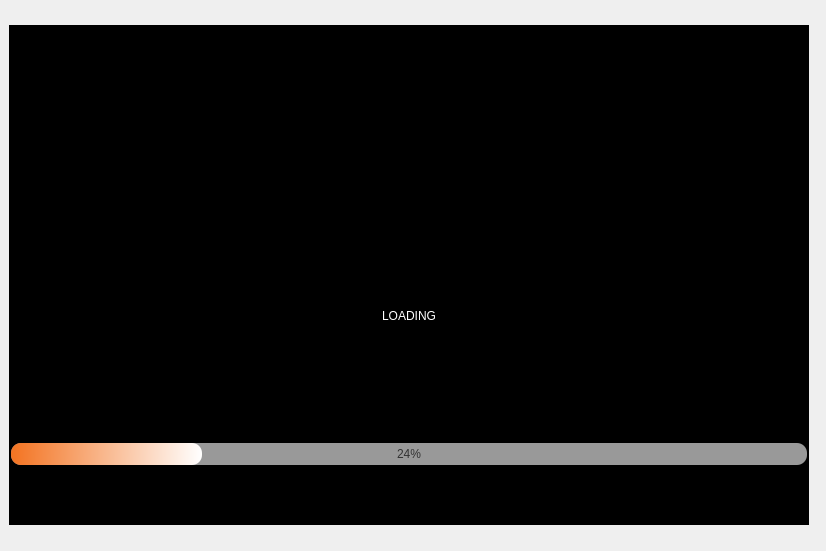
<?xml version="1.0" encoding="UTF-8"?>
<ui version="4.0">
 <class>test</class>
 <widget class="QMainWindow" name="test">
  <property name="geometry">
   <rect>
    <x>0</x>
    <y>0</y>
    <width>826</width>
    <height>551</height>
   </rect>
  </property>
  <property name="windowTitle">
   <string>MainWindow</string>
  </property>
  <widget class="QWidget" name="centralwidget">
   <layout class="QVBoxLayout" name="verticalLayout">
    <item>
     <widget class="QFrame" name="frame">
      <property name="minimumSize">
       <size>
        <width>800</width>
        <height>500</height>
       </size>
      </property>
      <property name="maximumSize">
       <size>
        <width>800</width>
        <height>500</height>
       </size>
      </property>
      <property name="styleSheet">
       <string notr="true">background-color: rgb(0, 0, 0);
font: 63 12pt &quot;Segoe UI Semibold&quot;;

</string>
      </property>
      <property name="frameShape">
       <enum>QFrame::StyledPanel</enum>
      </property>
      <property name="frameShadow">
       <enum>QFrame::Raised</enum>
      </property>
      <property name="lineWidth">
       <number>1</number>
      </property>
      <layout class="QVBoxLayout" name="verticalLayout_2">
       <property name="spacing">
        <number>0</number>
       </property>
       <property name="leftMargin">
        <number>0</number>
       </property>
       <property name="topMargin">
        <number>100</number>
       </property>
       <property name="rightMargin">
        <number>0</number>
       </property>
       <property name="bottomMargin">
        <number>0</number>
       </property>
       <item>
        <widget class="QLabel" name="label_Title">
         <property name="maximumSize">
          <size>
           <width>16777215</width>
           <height>80</height>
          </size>
         </property>
         <property name="styleSheet">
          <string notr="true">border-image: url(:/BACKSHEET/resource/배경화면/QuantumRED Viewer.png);</string>
         </property>
         <property name="text">
          <string>TextLabel</string>
         </property>
        </widget>
       </item>
       <item>
        <spacer name="verticalSpacer_2">
         <property name="orientation">
          <enum>Qt::Vertical</enum>
         </property>
         <property name="sizeType">
          <enum>QSizePolicy::Minimum</enum>
         </property>
         <property name="sizeHint" stdset="0">
          <size>
           <width>20</width>
           <height>40</height>
          </size>
         </property>
        </spacer>
       </item>
       <item>
        <widget class="QLabel" name="label_Description">
         <property name="styleSheet">
          <string notr="true">font: 63 11pt &quot;Segoe UI&quot;;
color: rgb(255, 255, 255);</string>
         </property>
         <property name="text">
          <string>LOADING</string>
         </property>
         <property name="alignment">
          <set>Qt::AlignCenter</set>
         </property>
        </widget>
       </item>
       <item>
        <widget class="QFrame" name="frame_2">
         <property name="frameShape">
          <enum>QFrame::StyledPanel</enum>
         </property>
         <property name="frameShadow">
          <enum>QFrame::Raised</enum>
         </property>
         <layout class="QVBoxLayout" name="verticalLayout_3">
          <property name="spacing">
           <number>0</number>
          </property>
          <property name="leftMargin">
           <number>0</number>
          </property>
          <property name="topMargin">
           <number>0</number>
          </property>
          <property name="rightMargin">
           <number>0</number>
          </property>
          <property name="bottomMargin">
           <number>0</number>
          </property>
          <item>
           <spacer name="verticalSpacer">
            <property name="orientation">
             <enum>Qt::Vertical</enum>
            </property>
            <property name="sizeType">
             <enum>QSizePolicy::Minimum</enum>
            </property>
            <property name="sizeHint" stdset="0">
             <size>
              <width>20</width>
              <height>40</height>
             </size>
            </property>
           </spacer>
          </item>
          <item>
           <widget class="QProgressBar" name="progressBar">
            <property name="styleSheet">
             <string notr="true">QProgressBar {	
	background-color: rgb(153, 153, 153);
	
	color: rgb(50, 50, 50);
	font: 63 10pt &quot;Segoe UI Semibold&quot;;
	border-style: none;
	border-radius: 10px;
	text-align: center;
}

QProgressBar::chunk {
	border-radius: 10px;		
	background-color: qlineargradient(spread:pad, x1:0, y1:0.54, x2:1, y2:0.545, stop:0 rgba(243, 115, 33, 255), stop:1 rgba(255, 255, 255, 255));
}</string>
            </property>
            <property name="value">
             <number>24</number>
            </property>
           </widget>
          </item>
          <item>
           <spacer name="verticalSpacer_3">
            <property name="orientation">
             <enum>Qt::Vertical</enum>
            </property>
            <property name="sizeType">
             <enum>QSizePolicy::Minimum</enum>
            </property>
            <property name="sizeHint" stdset="0">
             <size>
              <width>20</width>
              <height>40</height>
             </size>
            </property>
           </spacer>
          </item>
         </layout>
        </widget>
       </item>
      </layout>
     </widget>
    </item>
   </layout>
  </widget>
 </widget>
 <resources>
  <include location="QuantumRED_MAIN.qrc"/>
 </resources>
 <connections/>
</ui>
